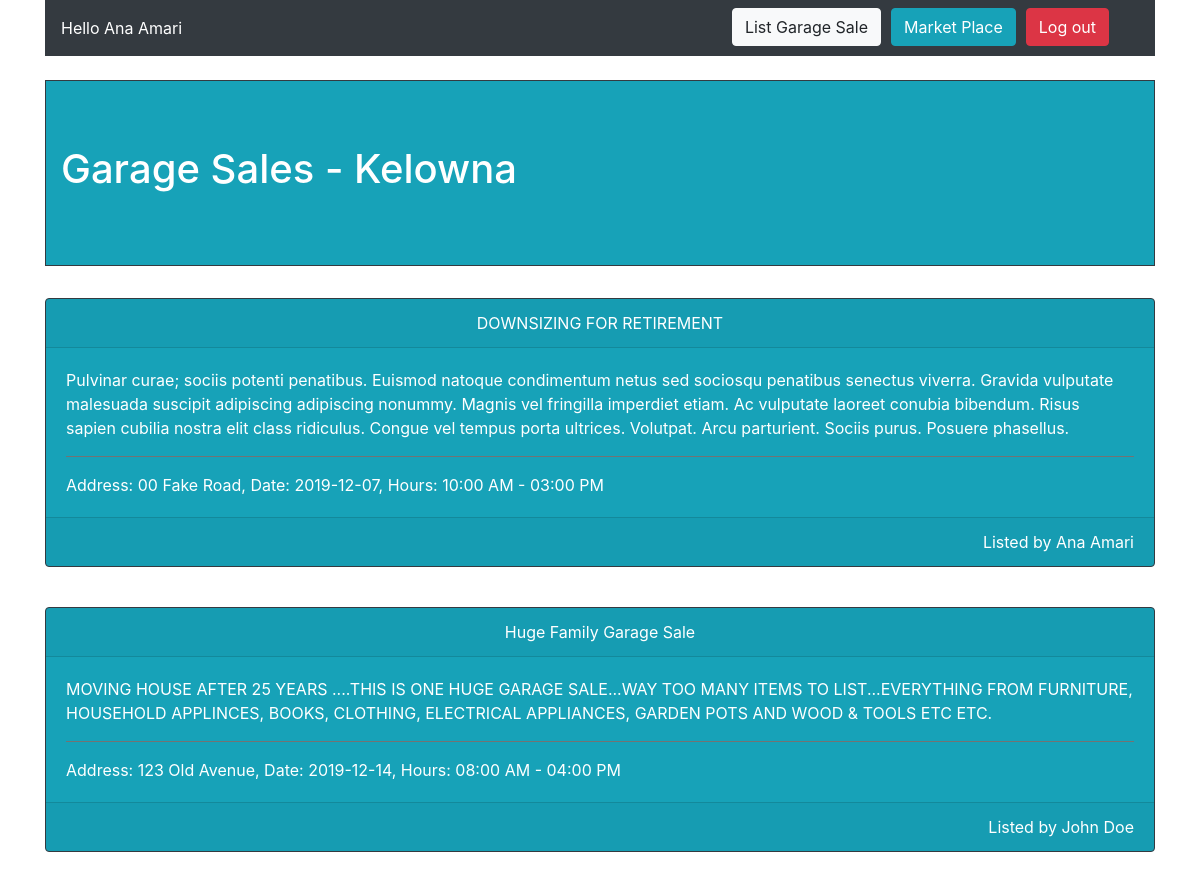
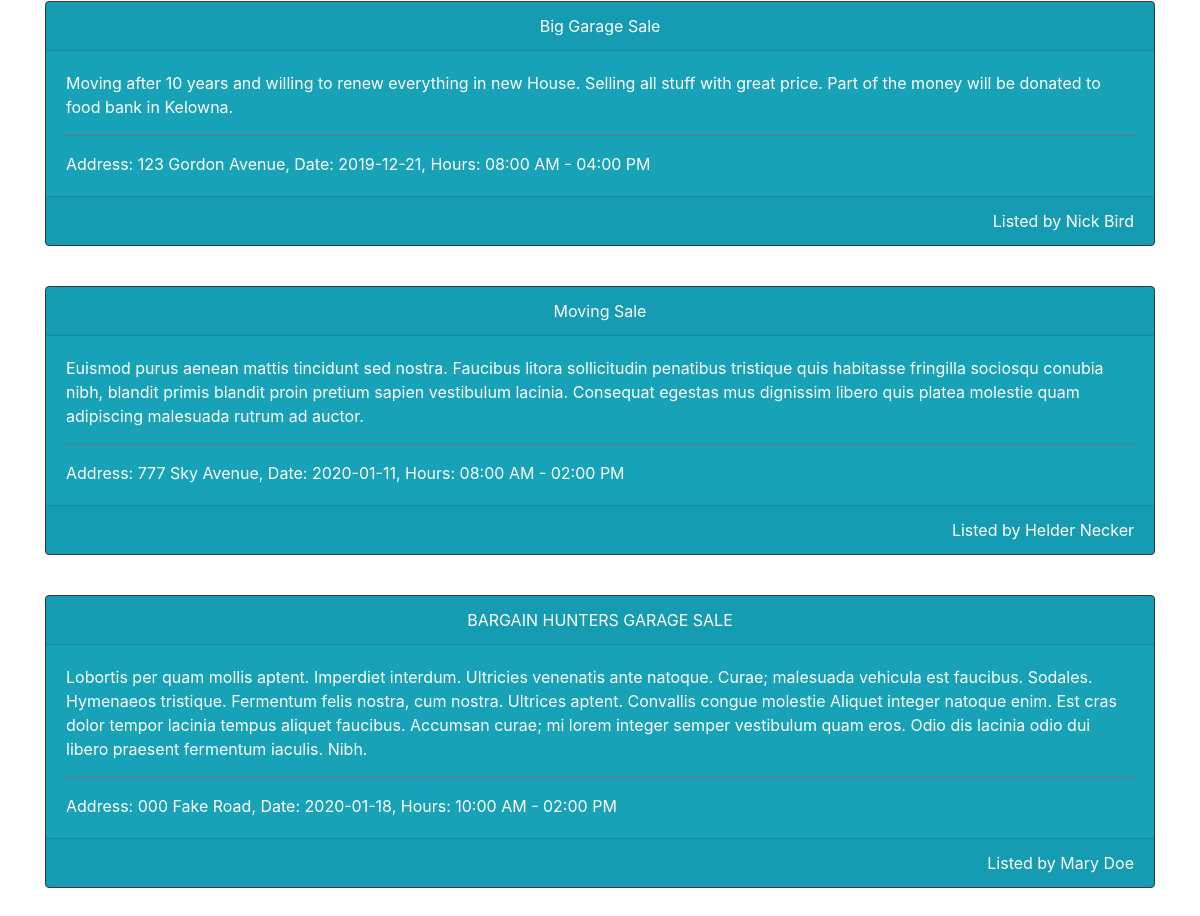
Page /home.php (signed in) on the committed database (2 pictures, top to bottom).
### tables this page shows
CREATE TABLE `garage` (
  `id` int(11) NOT NULL,
  `user_id` int(11) DEFAULT NULL,
  `title` varchar(30) DEFAULT NULL,
  `description` varchar(1000) DEFAULT NULL,
  `address` varchar(50) DEFAULT NULL,
  `date` date DEFAULT NULL,
  `start_hour` varchar(8) NOT NULL,
  `end_hour` varchar(8) NOT NULL
);

CREATE TABLE `users` (
  `id` int(11) NOT NULL,
  `f_name` varchar(15) NOT NULL,
  `l_name` varchar(15) NOT NULL,
  `email` varchar(50) NOT NULL,
  `password` varchar(1000) NOT NULL
);

### home.php (the view, shortened to what this page needs)
<?php
$user = $_SESSION["user"];
$mysqli = mysqli_connect("localhost", "cs213user", "letmein", "project");
?>
<head>
    <link rel="stylesheet" href="https://stackpath.bootstrapcdn.com/bootstrap/4.3.1/css/bootstrap.min.css"
>
</head>
<body>
    <div class="container">
        <nav class="navbar navbar-expand-lg navbar-light bg-dark">
            <div class="row w-100">
                <div class="col-6">
                    <span class="navbar-text text-white"> Hello <?php echo $user; ?></span>
                </div>
                <div class="col-6">
                    <ul class="navbar-nav mr-auto" style="float: right;">
                        <li style="margin-right: 10px;" class="nav-item"><a href="create_garage.php" class="btn btn-light">List Garage Sale</a></li>
                        <li style="margin-right: 10px;"class="nav-item"><a href="market_home.php" class="btn btn-info">Market Place</a></li>
                        <li class="nav-item"><a href="index.php" class="btn btn-danger">Log out</a></li>
                    </ul>
                </div>
            </div>
        </nav><br>
        <div class="jumbotron jumbotron-fluid bg-info text-white border border-dark">
            <div class="container">
                <h1 class="display-5">Garage Sales - Kelowna</h1>
            </div>
        </div>
<?php
$sql = "SELECT * FROM users inner join garage on users.id = garage.user_id ORDER BY date ASC";
$result = mysqli_query($mysqli, $sql);
while ($info = mysqli_fetch_array($result)) {
    $title = $info['title'];
    $description = $info['description'];
    $address = $info['address'];
    $date = $info['date'];
    $user_name = $info['f_name']." ".$info['l_name'];
    $hours = $info['start_hour']." - ".$info['end_hour'];
    $listing_block = ""
            . "<div class=\"card text-center border border-dark text-white bg-info mb-3\">"
                . "<div class=\"card-header\">$title</div>"
                . "<div class=\"card-body\">"
                    . "<p class=\"card-text text-left\">$description</p>"
                    . "<hr size=\"10\" noshade>"
                    . "<p class=\"card-text text-left\">Address: $address, Date: $date, Hours: $hours</p>"
                . "</div>"
                . "<div class=\"card-footer\">"
                    . "<p class=\"text-right card-text\">Listed by $user_name</p>"
                . "</div>"
            . "</div>";
    echo $listing_block;
    echo "<br>";
}
?>
</div>
</body>

### rows in the picture
garage: title "DOWNSIZING FOR RETIREMENT", description "Pulvinar curae; sociis potenti penatibus. Euismod natoque condimentum netus sed sociosqu penatibus senectus viverra. Gravida vulputate malesuada suscipit adipiscing adipiscing nonummy. Magnis vel fringilla imperdiet etiam. Ac vulputate laoreet conubia bibendum. Risus sapien cubilia nostra elit class ridiculus. Congue vel tempus porta ultrices. Volutpat. Arcu parturient. Sociis purus. Posuere phasellus.", address "00 Fake Road", date "2019-12-07", hours "10:00 AM - 03:00 PM", user.l_name "Ana Amari"
garage: title "Huge Family Garage Sale", description "MOVING HOUSE AFTER 25 YEARS ....THIS IS ONE HUGE GARAGE SALE...WAY TOO MANY ITEMS TO LIST...EVERYTHING FROM FURNITURE, HOUSEHOLD APPLINCES, BOOKS, CLOTHING, ELECTRICAL APPLIANCES, GARDEN POTS AND WOOD & TOOLS ETC ETC.", address "123 Old Avenue", date "2019-12-14", hours "08:00 AM - 04:00 PM", user.l_name "John Doe"
garage: title "Big Garage Sale", description "Moving after 10 years and willing to renew everything in new House. Selling all stuff with great price. Part of the money will be donated to food bank in Kelowna.", address "123 Gordon Avenue", date "2019-12-21", hours "08:00 AM - 04:00 PM", user.l_name "Nick Bird"
garage: title "Moving Sale", description "Euismod purus aenean mattis tincidunt sed nostra. Faucibus litora sollicitudin penatibus tristique quis habitasse fringilla sociosqu conubia nibh, blandit primis blandit proin pretium sapien vestibulum lacinia. Consequat egestas mus dignissim libero quis platea molestie quam adipiscing malesuada rutrum ad auctor.", address "777 Sky Avenue", date "2020-01-11", hours "08:00 AM - 02:00 PM", user.l_name "Helder Necker"
garage: title "BARGAIN HUNTERS GARAGE SALE", description "Lobortis per quam mollis aptent. Imperdiet interdum. Ultricies venenatis ante natoque. Curae; malesuada vehicula est faucibus. Sodales. Hymenaeos tristique. Fermentum felis nostra, cum nostra. Ultrices aptent. Convallis congue molestie Aliquet integer natoque enim. Est cras dolor tempor lacinia tempus aliquet faucibus. Accumsan curae; mi lorem integer semper vestibulum quam eros. Odio dis lacinia odio dui libero praesent fermentum iaculis. Nibh.", address "000 Fake Road", date "2020-01-18", hours "10:00 AM - 02:00 PM", user.l_name "Mary Doe"

### other values in the picture
$user "Ana Amari"
